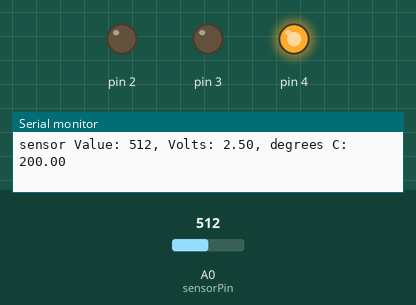
The sketch below on a simulated Arduino Uno, built with avr-gcc and run on an emulated ATmega328P. Parts: output pins drawn as LEDs (lit = HIGH), the last lines printed to the serial monitor. Inputs (shaded band) come from the test bench; at power-on: A0 (sensorPin) = 512.

Above: at 1.2 s.
1.3 s: A0 (sensorPin) set to 181
4.3 s: A0 (sensorPin) set to 151
At 4.6 s:
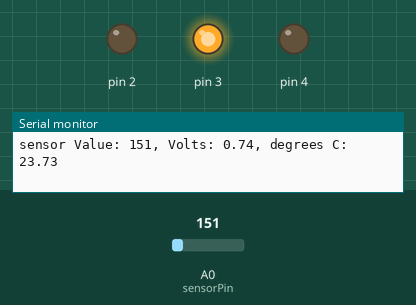
5.8 s: A0 (sensorPin) set to 122
At 7.0 s:
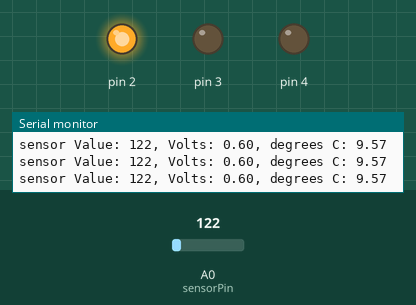
7.3 s: A0 (sensorPin) set to 1023
At 7.7 s:
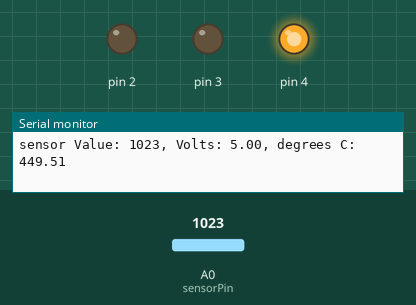
8.8 s: A0 (sensorPin) set to 0
At 9.2 s:
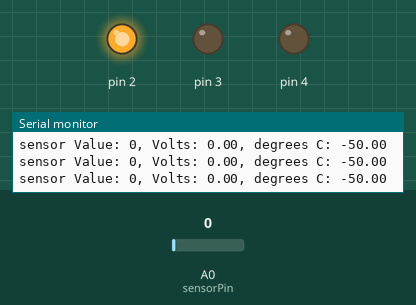
Timing chart, 0 to 11.3 s (numbered marks = the images above; inputs shaded):
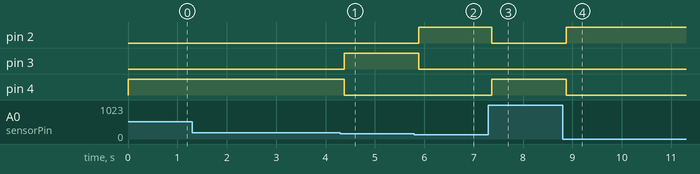

The sketch:

weed_monitor_veg.ino
```cpp
// named constant for the pin the sensor is connected to
const int sensorPin = A0;
// room temperature in Celcius
const float baselineTemp = 25.0;

void setup() {
  // open a serial connection to display values
  Serial.begin(9600);
  // set the LED pins as outputs
  // the for() loop saves some extra coding
  for (int pinNumber = 2; pinNumber < 5; pinNumber++) {
    pinMode(pinNumber, OUTPUT);
    digitalWrite(pinNumber, LOW);
  }
}

void loop() {
  // read the value on AnalogIn pin 0
  // and store it in a variable
  int sensorVal = analogRead(sensorPin);

  // send the 10-bit sensor value out the serial port
  Serial.print("sensor Value: ");
  Serial.print(sensorVal);

  // convert the ADC reading to voltage
  float voltage = (sensorVal / 1024.0) * 5.0;

  // Send the voltage level out the Serial port
  Serial.print(", Volts: ");
  Serial.print(voltage);

  // convert the voltage to temperature in degrees C
  // the sensor changes 10 mV per degree
  // the datasheet says there's a 500 mV offset
  // ((volatge - 500mV) times 100)
  Serial.print(", degrees C: ");
  float temperature = (voltage - .5) * 100;
  Serial.println(temperature);


  // if the current temperature is lower than the baseline
  // turn off all LEDs
  if (temperature < baselineTemp - 5) {
    digitalWrite(2, HIGH);//Blue
    digitalWrite(3, LOW);
    digitalWrite(4, LOW);
  } // if the temperature rises 2-4 degrees, turn an LED on
  else if (temperature <= baselineTemp + 5 && temperature < baselineTemp + 5) { //
    digitalWrite(2, LOW);
    digitalWrite(3, HIGH);//Green
    digitalWrite(4, LOW);
  } // if the temperature rises 4-6 degrees, turn a second LED on
  else if (temperature >= baselineTemp + 6 && temperature > baselineTemp + 10) {
    digitalWrite(2, LOW);
    digitalWrite(3, LOW);
    digitalWrite(4, HIGH);//Red
  } // if the temperature rises more than 6 degrees, turn all LEDs on
  else if (temperature >= baselineTemp + 10) {
    digitalWrite(2, HIGH);//Blue
    digitalWrite(3, HIGH);//Green
    digitalWrite(4, HIGH);//Red
  }
  delay(1);
}
```

Measured:
- the behaviour switches between 164 and 163 on A0 (sensorPin) (found by bisection; images 0 and 1)
- after the input at 4.3 s, pin 3: LOW → HIGH after 0.08 s; pin 4: HIGH → LOW after 0.08 s
- after the input at 5.8 s, pin 2: LOW → HIGH after 0.09 s; pin 3: HIGH → LOW after 0.09 s
- after the input at 7.3 s, pin 2: HIGH → LOW after 0.07 s; pin 4: LOW → HIGH after 0.07 s
- after the input at 8.8 s, pin 2: LOW → HIGH after 0.08 s; pin 4: HIGH → LOW after 0.08 s
